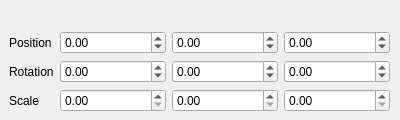
<?xml version="1.0" encoding="UTF-8"?>
<ui version="4.0">
 <class>TransformWidget</class>
 <widget class="QWidget" name="TransformWidget">
  <property name="windowModality">
   <enum>Qt::NonModal</enum>
  </property>
  <property name="geometry">
   <rect>
    <x>0</x>
    <y>0</y>
    <width>400</width>
    <height>120</height>
   </rect>
  </property>
  <property name="sizePolicy">
   <sizepolicy hsizetype="Preferred" vsizetype="Preferred">
    <horstretch>0</horstretch>
    <verstretch>0</verstretch>
   </sizepolicy>
  </property>
  <property name="minimumSize">
   <size>
    <width>0</width>
    <height>120</height>
   </size>
  </property>
  <property name="windowTitle">
   <string>Transform</string>
  </property>
  <widget class="QWidget" name="formLayoutWidget">
   <property name="geometry">
    <rect>
     <x>9</x>
     <y>21</y>
     <width>381</width>
     <height>98</height>
    </rect>
   </property>
   <layout class="QFormLayout" name="formLayout">
    <property name="topMargin">
     <number>10</number>
    </property>
    <item row="0" column="0">
     <widget class="QLabel" name="label">
      <property name="text">
       <string>Position</string>
      </property>
     </widget>
    </item>
    <item row="0" column="1">
     <layout class="QHBoxLayout" name="horizontalLayout">
      <item>
       <widget class="QDoubleSpinBox" name="posX">
        <property name="minimum">
         <double>-999999.000000000000000</double>
        </property>
        <property name="maximum">
         <double>999999.000000000000000</double>
        </property>
        <property name="singleStep">
         <double>0.200000000000000</double>
        </property>
       </widget>
      </item>
      <item>
       <widget class="QDoubleSpinBox" name="posY">
        <property name="minimum">
         <double>-999999.000000000000000</double>
        </property>
        <property name="maximum">
         <double>999999.000000000000000</double>
        </property>
        <property name="singleStep">
         <double>0.200000000000000</double>
        </property>
       </widget>
      </item>
      <item>
       <widget class="QDoubleSpinBox" name="posZ">
        <property name="minimum">
         <double>-999999.000000000000000</double>
        </property>
        <property name="maximum">
         <double>999999.000000000000000</double>
        </property>
        <property name="singleStep">
         <double>0.200000000000000</double>
        </property>
       </widget>
      </item>
     </layout>
    </item>
    <item row="1" column="0">
     <widget class="QLabel" name="label_2">
      <property name="text">
       <string>Rotation</string>
      </property>
     </widget>
    </item>
    <item row="1" column="1">
     <layout class="QHBoxLayout" name="horizontalLayout_2">
      <item>
       <widget class="QDoubleSpinBox" name="rotX">
        <property name="minimum">
         <double>-360.000000000000000</double>
        </property>
        <property name="maximum">
         <double>360.000000000000000</double>
        </property>
        <property name="singleStep">
         <double>0.100000000000000</double>
        </property>
       </widget>
      </item>
      <item>
       <widget class="QDoubleSpinBox" name="rotY">
        <property name="minimum">
         <double>-360.000000000000000</double>
        </property>
        <property name="maximum">
         <double>360.000000000000000</double>
        </property>
        <property name="singleStep">
         <double>0.100000000000000</double>
        </property>
       </widget>
      </item>
      <item>
       <widget class="QDoubleSpinBox" name="rotZ">
        <property name="minimum">
         <double>-360.000000000000000</double>
        </property>
        <property name="maximum">
         <double>360.000000000000000</double>
        </property>
        <property name="singleStep">
         <double>0.100000000000000</double>
        </property>
       </widget>
      </item>
     </layout>
    </item>
    <item row="2" column="0">
     <widget class="QLabel" name="label_3">
      <property name="text">
       <string>Scale</string>
      </property>
     </widget>
    </item>
    <item row="2" column="1">
     <layout class="QHBoxLayout" name="horizontalLayout_3">
      <item>
       <widget class="QDoubleSpinBox" name="scaleX">
        <property name="maximum">
         <double>8196.000000000000000</double>
        </property>
       </widget>
      </item>
      <item>
       <widget class="QDoubleSpinBox" name="scaleY">
        <property name="maximum">
         <double>8196.000000000000000</double>
        </property>
       </widget>
      </item>
      <item>
       <widget class="QDoubleSpinBox" name="scaleZ">
        <property name="maximum">
         <double>8196.000000000000000</double>
        </property>
       </widget>
      </item>
     </layout>
    </item>
   </layout>
  </widget>
 </widget>
 <resources/>
 <connections/>
</ui>
